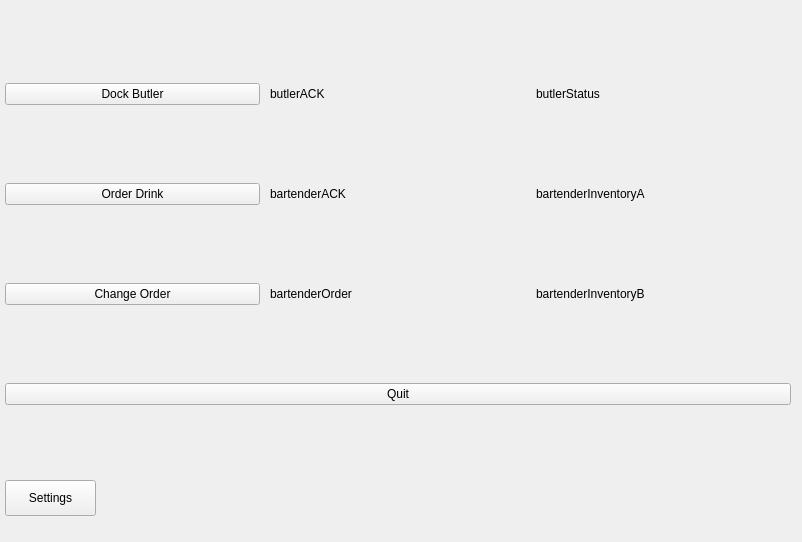
<?xml version="1.0" encoding="UTF-8"?>
<ui version="4.0">
 <class>Form</class>
 <widget class="QWidget" name="Form">
  <property name="geometry">
   <rect>
    <x>0</x>
    <y>0</y>
    <width>802</width>
    <height>542</height>
   </rect>
  </property>
  <property name="windowTitle">
   <string>Form</string>
  </property>
  <widget class="QWidget" name="gridLayoutWidget">
   <property name="geometry">
    <rect>
     <x>0</x>
     <y>10</y>
     <width>791</width>
     <height>471</height>
    </rect>
   </property>
   <layout class="QGridLayout" name="gridLayout" rowstretch="0,0,0,0,0,0">
    <property name="sizeConstraint">
     <enum>QLayout::SetDefaultConstraint</enum>
    </property>
    <property name="leftMargin">
     <number>5</number>
    </property>
    <property name="horizontalSpacing">
     <number>10</number>
    </property>
    <property name="verticalSpacing">
     <number>5</number>
    </property>
    <item row="1" column="1">
     <widget class="QLabel" name="label">
      <property name="text">
       <string>bartenderACK</string>
      </property>
     </widget>
    </item>
    <item row="0" column="1">
     <widget class="QLabel" name="label_2">
      <property name="text">
       <string>butlerACK</string>
      </property>
     </widget>
    </item>
    <item row="2" column="2">
     <widget class="QLabel" name="label_6">
      <property name="text">
       <string>bartenderInventoryB</string>
      </property>
     </widget>
    </item>
    <item row="0" column="2">
     <widget class="QLabel" name="label_4">
      <property name="text">
       <string>butlerStatus</string>
      </property>
     </widget>
    </item>
    <item row="2" column="0">
     <widget class="QPushButton" name="pushButton_2">
      <property name="text">
       <string>Change Order</string>
      </property>
     </widget>
    </item>
    <item row="5" column="0" colspan="3">
     <widget class="QPushButton" name="pushButton_4">
      <property name="sizePolicy">
       <sizepolicy hsizetype="Minimum" vsizetype="Fixed">
        <horstretch>0</horstretch>
        <verstretch>0</verstretch>
       </sizepolicy>
      </property>
      <property name="text">
       <string>Quit</string>
      </property>
     </widget>
    </item>
    <item row="0" column="0">
     <widget class="QPushButton" name="pushButton_3">
      <property name="text">
       <string>Dock Butler</string>
      </property>
     </widget>
    </item>
    <item row="2" column="1">
     <widget class="QLabel" name="label_3">
      <property name="text">
       <string>bartenderOrder</string>
      </property>
     </widget>
    </item>
    <item row="1" column="2">
     <widget class="QLabel" name="label_5">
      <property name="text">
       <string>bartenderInventoryA</string>
      </property>
     </widget>
    </item>
    <item row="1" column="0">
     <widget class="QPushButton" name="pushButton">
      <property name="sizePolicy">
       <sizepolicy hsizetype="Minimum" vsizetype="Fixed">
        <horstretch>0</horstretch>
        <verstretch>0</verstretch>
       </sizepolicy>
      </property>
      <property name="layoutDirection">
       <enum>Qt::LeftToRight</enum>
      </property>
      <property name="text">
       <string>Order Drink</string>
      </property>
     </widget>
    </item>
   </layout>
  </widget>
  <widget class="QPushButton" name="pushButton_5">
   <property name="geometry">
    <rect>
     <x>5</x>
     <y>480</y>
     <width>91</width>
     <height>36</height>
    </rect>
   </property>
   <property name="text">
    <string>Settings</string>
   </property>
  </widget>
 </widget>
 <resources/>
 <connections>
  <connection>
   <sender>pushButton_4</sender>
   <signal>clicked()</signal>
   <receiver>Form</receiver>
   <slot>close()</slot>
   <hints>
    <hint type="sourcelabel">
     <x>395</x>
     <y>438</y>
    </hint>
    <hint type="destinationlabel">
     <x>400</x>
     <y>270</y>
    </hint>
   </hints>
  </connection>
  <connection>
   <sender>pushButton</sender>
   <signal>clicked()</signal>
   <receiver>label_3</receiver>
   <slot>clear()</slot>
   <hints>
    <hint type="sourcelabel">
     <x>130</x>
     <y>212</y>
    </hint>
    <hint type="destinationlabel">
     <x>395</x>
     <y>325</y>
    </hint>
   </hints>
  </connection>
 </connections>
</ui>
